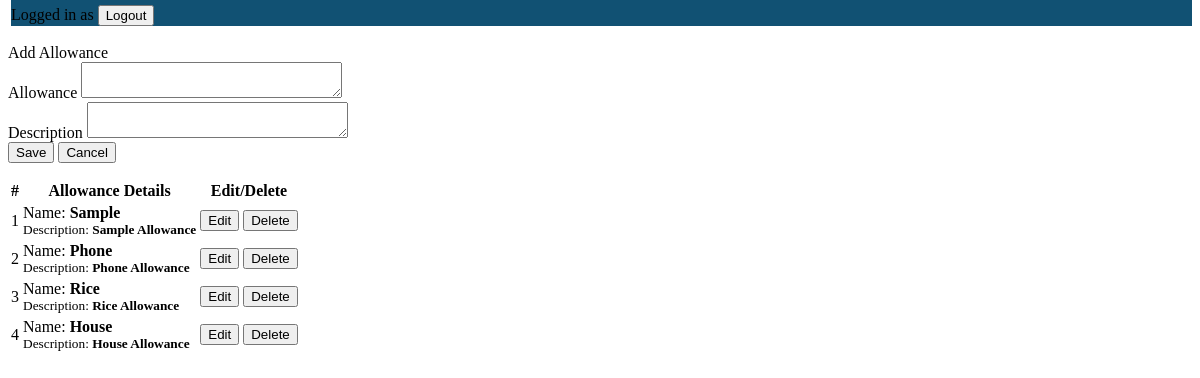
Before: /allowances.php with the older database file.
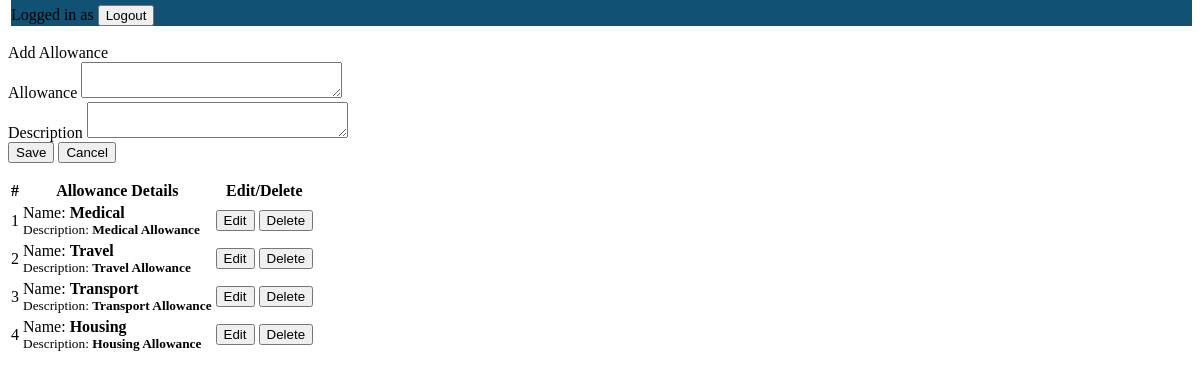
After: the same page with the newer database file.
### tables this page shows
CREATE TABLE `allowances` (
  `id` int(30) NOT NULL,
  `allowance` text NOT NULL,
  `description` text NOT NULL
);

### allowances.php (the view, shortened to what this page needs)
<?php include('db_connect.php');?>
<div style="margin-top:-64px;margin-left:3px;">
		<div class="row" style="background: #115173;border:none;">
			<div class="container-fluid mt-2 mb-2">
				<div class="col-lg-12">
					<div class="col-md-3 float-right text-white mt-2 mb-2">
					<text class="text-white" style="padding-top:30px;">Logged in as <?php echo $_SESSION['login_name'] ?></text>
					<a href="ajax.php?action=logout" title="Logout"><button class="float-right btn btn-outline-danger">Logout<i class="fa fa-power-off"></i></button></a>
				</div>
				</div>
			</div>
		</div>
	</div></br>
<div class="container-fluid">
	<div class="col-lg-12">
		<div class="row">
			<div class="col-md-4">
			<form action="" id="manage-allowances">
				<div class="card">
					<div class="card-header">
						  Add Allowance
				  	</div>
					<div class="card-body">
							<div class="form-group">
								<label class="control-label">Allowance</label>
								<textarea name="allowance" id="" cols="30" rows="2" class="form-control" required></textarea>
							</div>
							<div class="form-group">
								<label class="control-label">Description</label>
								<textarea name="description" id="" cols="30" rows="2" class="form-control" required></textarea>
							</div>
					</div>
					<div class="card-footer">
						<div class="row">
							<div class="col-md-12">
								<button class="btn btn-sm btn-primary col-sm-3 offset-md-3"> Save</button>
								<button class="btn btn-sm btn-default col-sm-3" type="button" onclick="_reset()"> Cancel</button>
							</div>
						</div>
					</div>
				</div>
			</form>
			</div>
			<div class="col-md-8">
				<div class="card">
					<div class="card-body">
						<table class="table table-bordered table-hover">
							<thead>
								<tr>
									<th class="text-center">#</th>
									<th class="text-center">Allowance Details</th>
									<th class="text-center">Edit/Delete</th>
								</tr>
							</thead>
							<tbody>
								<?php
								$i = 1;
								$allowances = $conn->query("SELECT * FROM allowances order by id asc");
								while($row=$allowances->fetch_assoc()):
								?>
								<tr>
									<td class="text-center"><?php echo $i++ ?></td>
									<td class="">
										 <p>Name: <b><?php echo $row['allowance'] ?></b></p>
										 <p class="truncate"><small>Description: <b><?php echo $row['description'] ?></b></small></p>
									</td>
									<td class="text-center">
										<button class="btn btn-sm btn-success edit_allowances" type="button" data-id="<?php echo $row['id'] ?>" data-allowance="<?php echo $row['allowance'] ?>" data-description="<?php echo $row['description'] ?>" >Edit</button>
										<button class="btn btn-sm btn-danger delete_allowances" type="button" data-id="<?php echo $row['id'] ?>">Delete</button>
									</td>
								</tr>
								<?php endwhile; ?>
							</tbody>
						</table>
					</div>
				</div>
			</div>
		</div>
	</div>
</div>

### allowances.php (style rules this page uses)
td { vertical-align: middle !important; }
td p { margin: unset }

Changed rows visible on the page:
changed allowances: allowance "Sample" → "Medical"; description "Sample Allowance" → "Medical Allowance"
changed allowances: allowance "Phone" → "Travel"; description "Phone Allowance" → "Travel Allowance"
changed allowances: allowance "Rice" → "Transport"; description "Rice Allowance" → "Transport Allowance"
changed allowances: allowance "House" → "Housing"; description "House Allowance" → "Housing Allowance"
